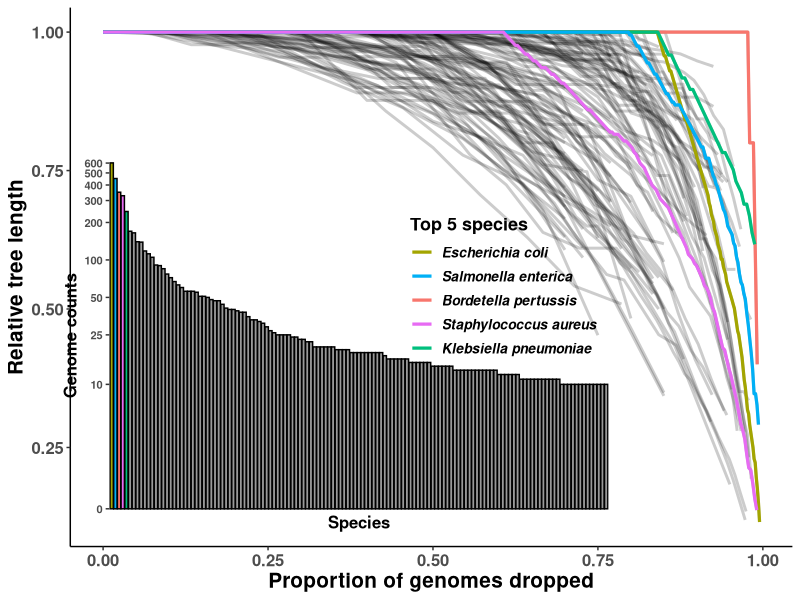

Write the R code that produced this figure.
# Generate Supplementary Figure 3
# - Relative tree length decay with dropping genomes per species

# Libraries
library(data.table)
library(tidyverse)
library(cowplot)

# For >= 10 genomes
setwd("../Data")

# RTL data
out <- data.table(read.csv("RTL.decay.10genomes.csv"))
out[, rtl.round:= round(RTL, 2)]

# Genomes dropped at RTL = 0.95
quantile(c(out[genome.count >= 100 & rtl.round == 0.95, 
             mean(drop), spp]$V1, 0.830303030, 0.9771429))

mean(c(out[genome.count >= 100 & rtl.round == 0.95, 
               mean(drop), spp]$V1, 0.830303030, 0.9771429))

# 5 largest species
out.5 <- out[spp%in%c("Escherichia_coli", "Klebsiella_pneumoniae", 
                      "Bordetella_pertussis", "Staphylococcus_aureus", 
                      "Salmonella_enterica")]

out.5 <- data.table(out.5 %>% group_by(spp) %>% arrange(desc(genome.count)))
out <- data.table(out %>% group_by(spp) %>% arrange(desc(genome.count)))

# Proportion of genomes dropped by relative branch lengths
a <- ggplot() + 
  geom_line(data=out, aes(x=drop, y=RTL, group=spp),
            size=1, alpha=0.2, stat="identity") +
  geom_line(data=out.5, aes(x=drop, y=RTL, group=spp, color=spp), 
            size=1.1, stat = "identity") +
  scale_color_discrete(name = "Top 5 species", 
    labels=c("Escherichia_coli"="Escherichia coli", 
             "Salmonella_enterica"="Salmonella enterica",
             "Bordetella_pertussis"="Bordetella pertussis", 
             "Staphylococcus_aureus"="Staphylococcus aureus",
             "Klebsiella_pneumoniae" = "Klebsiella pneumoniae"),
    breaks=c("Escherichia_coli", "Salmonella_enterica", 
             "Bordetella_pertussis", "Staphylococcus_aureus",
             "Klebsiella_pneumoniae"))  +
  labs(x="Proportion of genomes dropped", y="Relative tree length") +
  theme_classic() +
  theme(legend.text = element_text(face="bold.italic", size=10),
        legend.title = element_text(face="bold", size=13),
        legend.position = c(0.6, 0.48), 
        legend.background = element_blank(),
        axis.text.x = element_text(face="bold", size=12),
        axis.text.y = element_text(face="bold", size=12),
        axis.title.x = element_text(face="bold", size=15),
        axis.title.y = element_text(face="bold", size=15))

# Taxonomic information for 10K dataset
spp <- data.table(read.csv("species.information.genome.csv"))

# Counts of genomes by species
big <- data.table(spp %>% group_by(species, taxid) %>% 
                          dplyr::summarize(counts = n()))

# Color species
big <- data.table(big %>% mutate(color=case_when(
  species=="Escherichia coli" ~ 1,
  species=="Salmonella enterica" ~ 2,
  species=="Bordetella pertussis" ~ 3,
  species=="Staphylococcus aureus" ~ 4,
  species=="Klebsiella pneumoniae" ~ 5,
  !species %in% c("Escherichia coli", "Salmonella enterica", 
                  "Bordetella pertussis", "Staphylococcus aureus", 
                  "Klebsiella pneumoniae") ~ 6)))

# Remove 2 species with no RTL decay
big <- big[!species %in% c("Rickettsia japonica", "Chlamydia muridarum")]

# Control color for columns  
col <- c("1"="#A3A500", "2"="#00B0F6", "3"="#F8766D", 
         "4"="#E76BF3", "5"="#00BF7D", "6"="grey60")

# Rank order based on genome counts 
big$taxid <- factor(big$taxid, levels=data.table(big %>% group_by(taxid) %>% 
                                               arrange(desc(counts)))$taxid)

# Genome counts for each species
b <- ggplot() +
  geom_col(data=big[counts >= 10], 
           aes(x=taxid, y=log10(counts), fill=as.factor(color)), color="black") + 
  labs(x= "Species", y="Genome counts") +
  scale_fill_manual(values = col) +
  scale_y_continuous(breaks=c(0,1,log10(25),log10(50),2,
      log10(200),log10(300),log10(400),log10(500),log10(600)),
      labels=c(0,10,25,50,100,200,300,400,500,600)) +
  theme_classic() +
  theme(legend.position="none",
        axis.text.x = element_blank(),
        axis.ticks.x = element_blank(),
        axis.line = element_blank(),
        axis.text.y = element_text(face="bold", size=8),
        axis.title.x = element_text(face="bold", size=12, vjust=6),
        axis.title.y = element_text(face="bold", size=12),
        panel.background = element_rect(fill = "transparent"),
        plot.background = element_rect(fill = "transparent", color = NA), 
        panel.grid.major = element_blank(), 
        panel.grid.minor = element_blank())

# Combine inset graphs
ggdraw() +
  draw_plot(a) +
  draw_plot(b, x = 0.07, y = 0.07, width = 0.7, height = 0.7)

